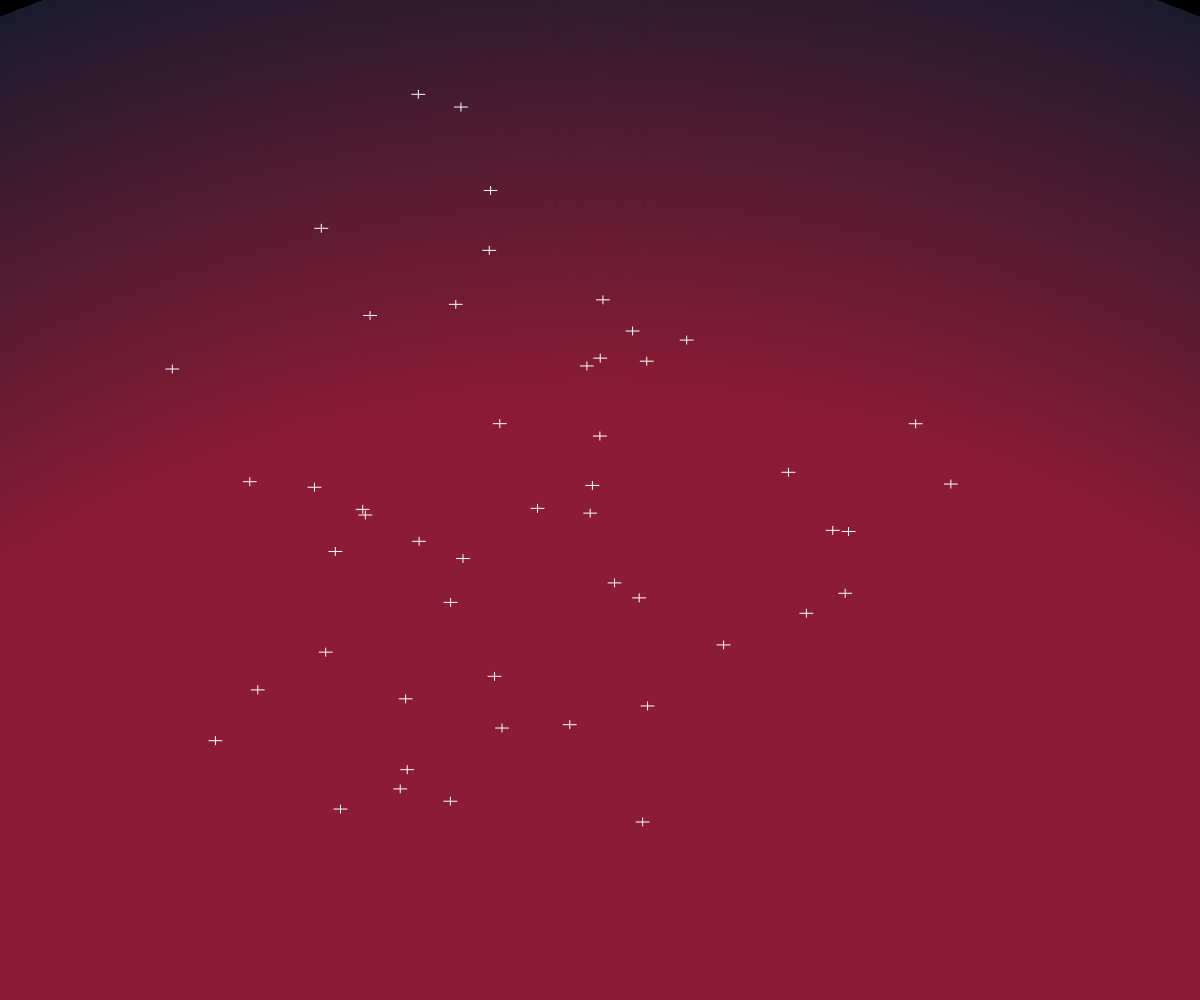
Frame 1 (no input)
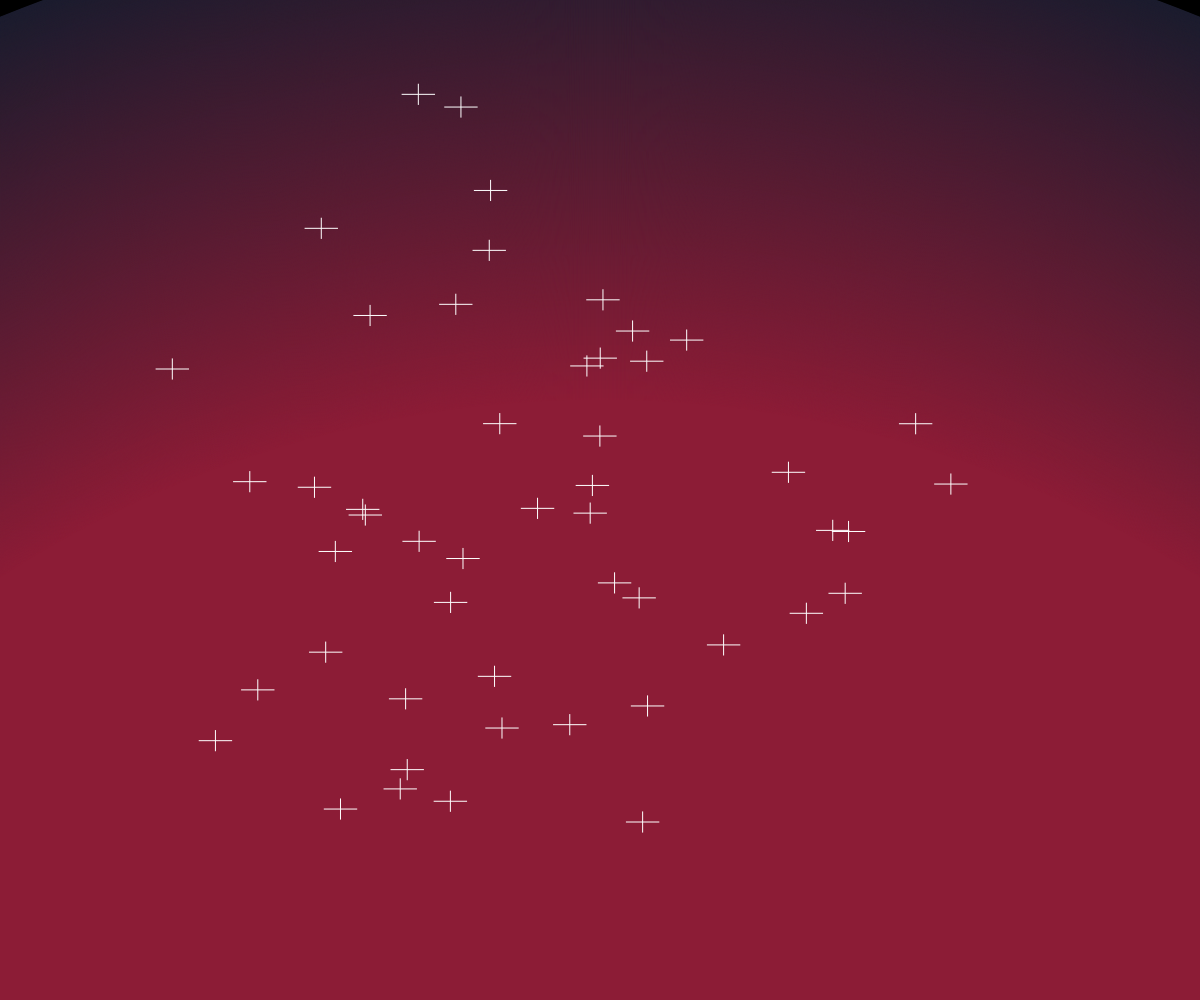
Frame 60 (no input)
Frame 120 (the mouse pressed at the canvas centre since frame 60): identical to frame 60, image omitted

The p5.js sketch that drew these frames (run headless with seeded random() and noise() and a simulated clock; from frame 60 on, the mouse is pressed at the canvas centre):

// p5.js sketch
// ── sketch.js
let degwaday;

function setup() {
	createCanvas(windowWidth, windowHeight) ;
	degwaday = curvyGradiant(width, height,27, 28, 46,140, 28, 54) ;
}

function draw() {
	background(0);
		stroke(255,255,255) ;
	image(degwaday, 0, 0, width, height);
		let counter = 0 ;
	while(counter < 50){
		robo_Moulinex_Shiny_3000_Du_Turfu_pneumonoultramicroscopicsilicovolcanoconiosis(
			noise(1,2 + counter, counter) * width , 
			noise(2,1 + counter, counter) * height , noise(1)*5, noise(2)*5) ;
		counter ++ ;
	}
}


function robo_Moulinex_Shiny_3000_Du_Turfu_pneumonoultramicroscopicsilicovolcanoconiosis(x, y, w, h) {
	push();
	translate(x, y) ;

	if(frameCount%5==0){
	 //big
	  line(0,-5*w,0,5*w) ;	
	  line(-5*h,0,5*h,0) ;
	}
    else{
	 //small
	  line(0,-2*w,0,2*w) ;	
	  line(-2*h,0,2*h,0) ;

	}
	pop();
	
}

function straightGradiant(w,h,r1,g1,b1,r2,g2,b2,r3,g3,b3) {
	let graphic = createGraphics(w, h) ;	
	for(let i = 0; i < h; i ++){
		let red = map(i, 0, h, r1, r2) ;
		let green = map(i, 0, h, g1, g2) ;
		let blue = map(i, 0, h, b1, b2) ;
		graphic.stroke(red,green,blue) ;
		graphic.line(0,i, w,i) ;	
	}
	return graphic;
}

function curvyGradiant(w,h,r1,g1,b1,r2,g2,b2,r3,g3,b3) {
	let graphic = createGraphics(w, h) ;	
	for(let i = 0; i < h; i ++){
		let red = map(i, 0, h, r1, r2) ;
		let green = map(i, 0, h, g1, g2) ;
		let blue = map(i, 0, h, b1, b2) ;
		graphic.fill(red,green,blue) ;
		graphic.noStroke() ;
		graphic.ellipse(w/2,1.5*h,3.2*h-i,3.2*h-i) ;	
	}
	return graphic;
	
	
	

}
